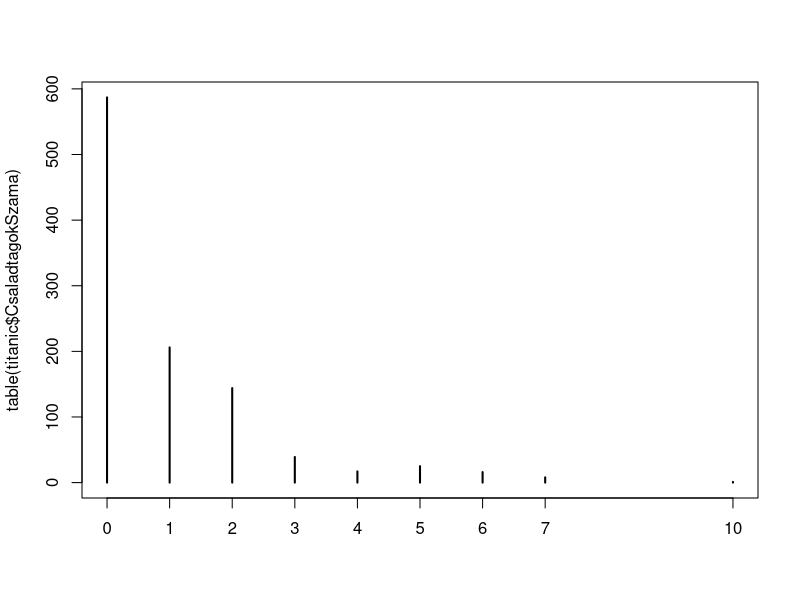
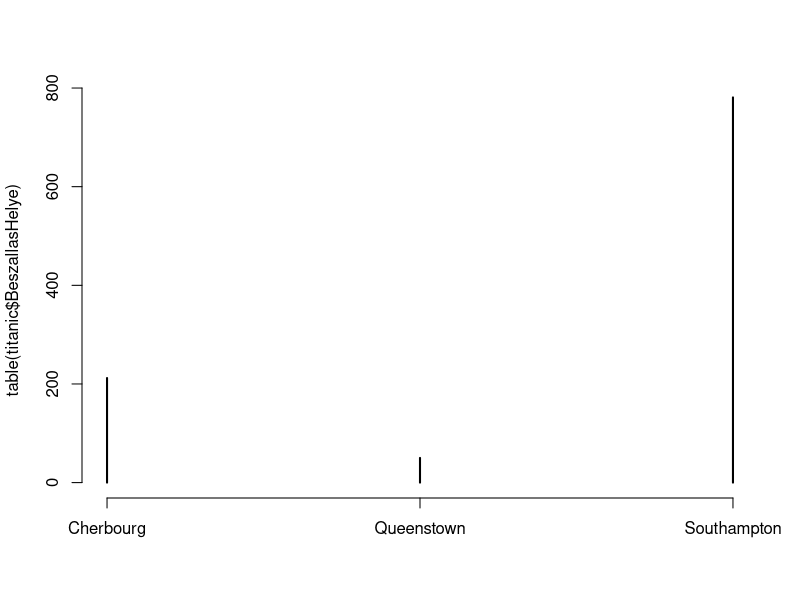
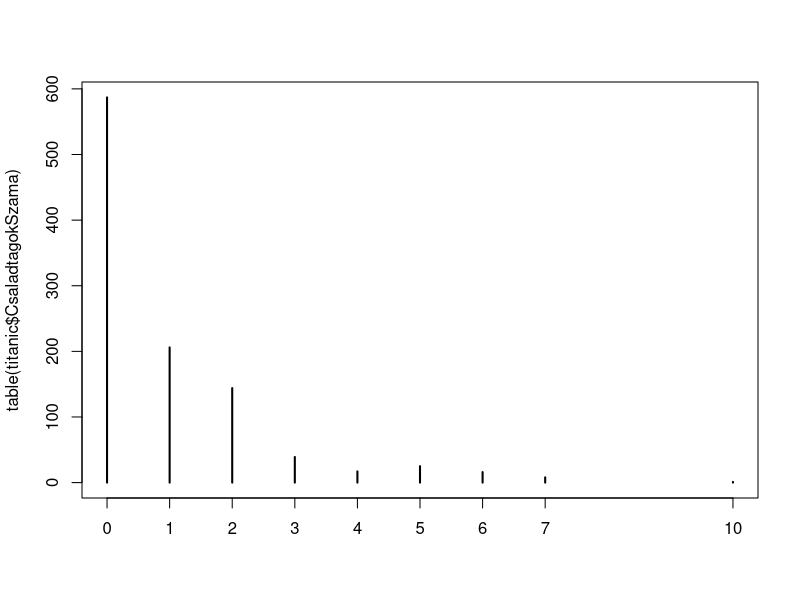
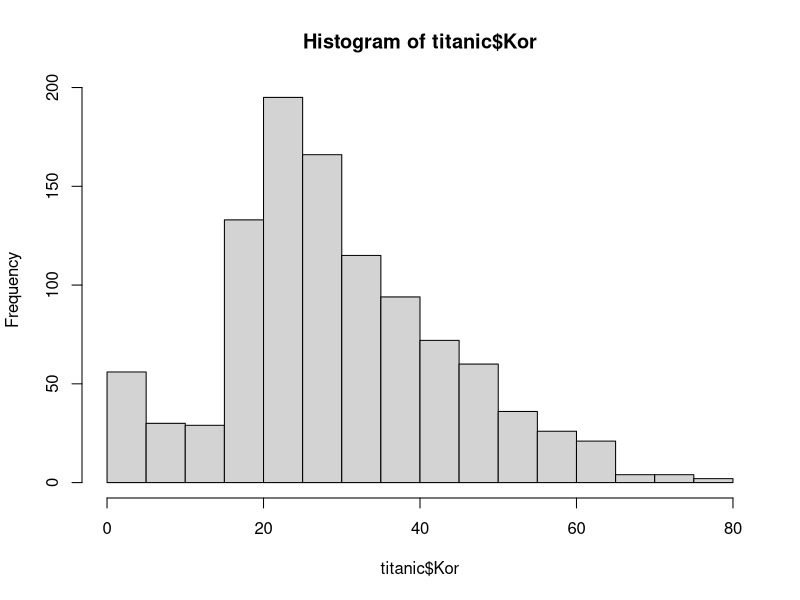
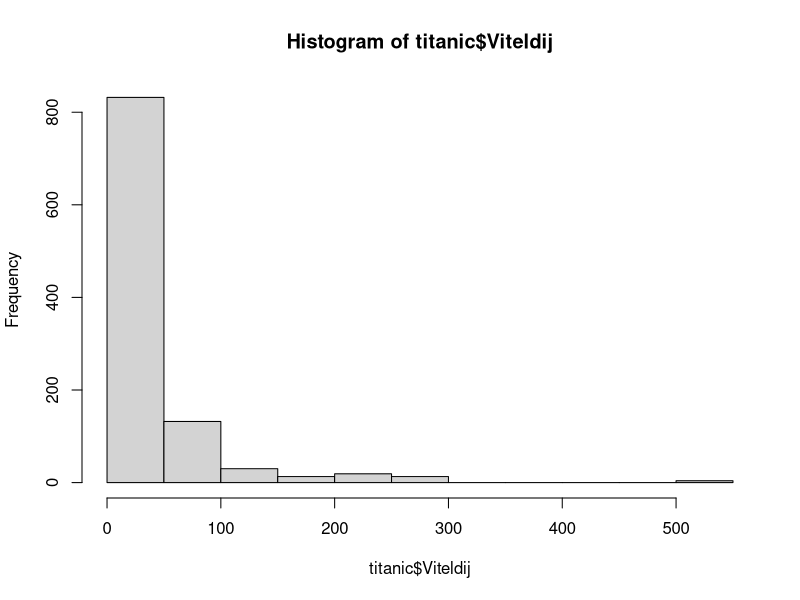
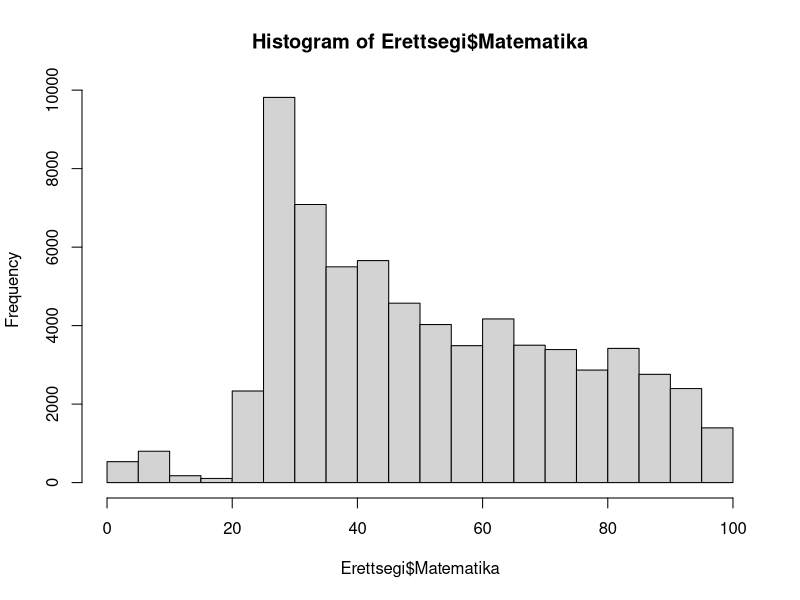
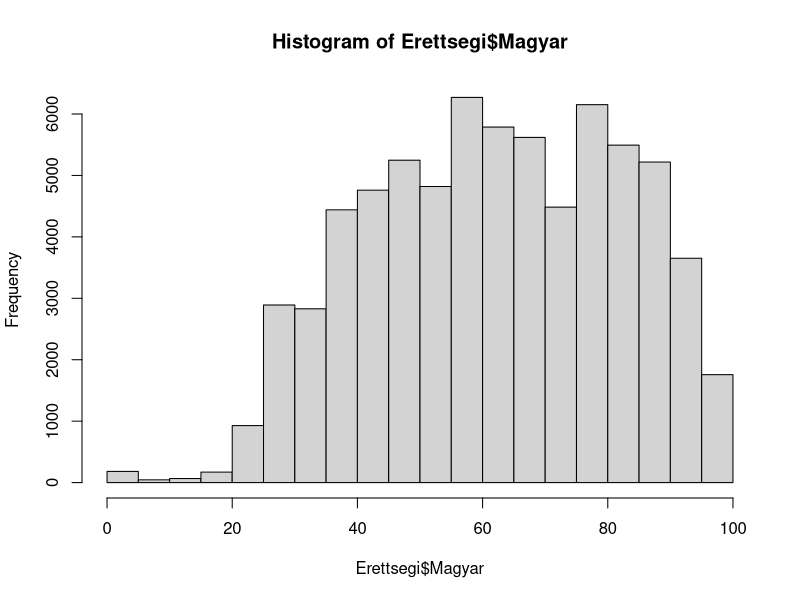
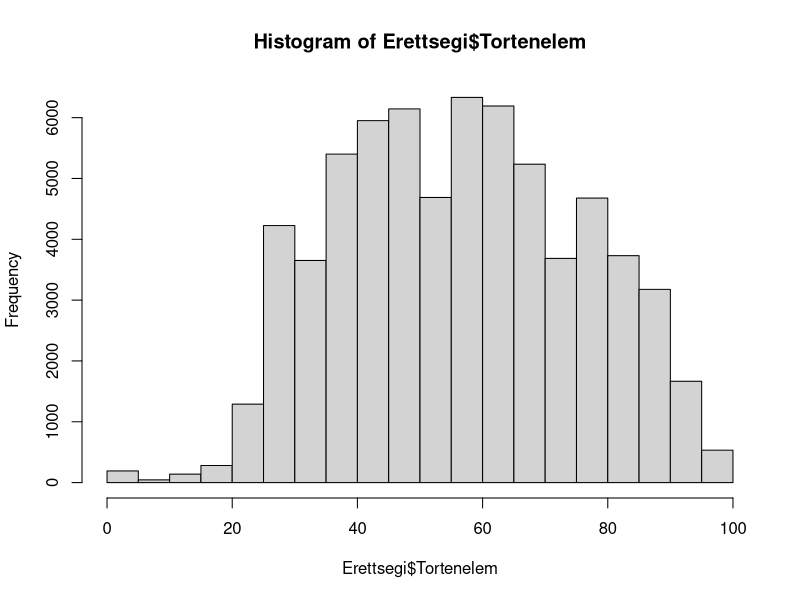

Source code (R) for these figures, in order:
## ---- chunk 1
knitr::opts_chunk$set(echo = TRUE)
## ---- chunk 2
library(readr)
## ---- chunk 3
setwd("~/Oktatás 2021221/Többváltozós adatelemzés/R jegyzet")
## ---- chunk 4
titanic <- read_delim("titanic_utasok.csv", 
    delim = ";", escape_double = FALSE, locale = locale(decimal_mark = ",", 
        grouping_mark = ".", encoding = "ISO-8859-2"), 
    trim_ws = TRUE)
## ---- chunk 5
str(titanic)
## ---- chunk 6
titanic <- as.data.frame(titanic)

str(titanic)
## ---- chunk 7
table(titanic$CsaladtagokSzama)
## ---- chunk 8
titanic$Tulelt_e[titanic$CsaladtagokSzama==10]
## ---- chunk 9
plot(table(titanic$CsaladtagokSzama))
## ---- chunk 10
table(titanic$Kor)
## ---- chunk 11
gyak_kor <- table(titanic$Kor)
str(gyak_kor)
## ---- chunk 12
gyak_kor[gyak_kor==max(gyak_kor)]
## ---- chunk 13
library(RcmdrMisc)

binnedCounts(titanic$Kor)
## ---- chunk 14
plot(table(titanic$BeszallasHelye))
## ---- chunk 15
median(titanic$CsaladtagokSzama)
## ---- chunk 16
median(titanic$Kor)
## ---- chunk 17
titanic$Kor[1]

titanic$Kor[1] <- 16000

median(titanic$Kor)
## ---- chunk 18
titanic$Kor[1] <- 16
## ---- chunk 19
mean(titanic$CsaladtagokSzama)
mean(titanic$Kor)
## ---- chunk 20
titanic$Kor[1]

titanic$Kor[1] <- 16000

mean(titanic$Kor)
## ---- chunk 21
titanic$Kor[1] <- 16
mean(titanic$Kor)
## ---- chunk 22
median(titanic$CsaladtagokSzama)
mean(titanic$CsaladtagokSzama)
## ---- chunk 23
plot(table(titanic$CsaladtagokSzama))
## ---- chunk 24
median(titanic$Kor)
mean(titanic$Kor)
## ---- chunk 25
hist(titanic$Kor)
## ---- chunk 26
# átlagos viteldíj
mean(titanic$Viteldij)
# viteldíj nyesett átlag az alsó-felső 5% levágásával
mean(titanic$Viteldij, trim = 0.05)
# medián viteldíj
median(titanic$Viteldij)
## ---- chunk 27
hist(titanic$Viteldij)
## ---- chunk 28
# Q1(Kor)
quantile(titanic$Kor, probs = 0.25)
# Q3(Viteldíj)
quantile(titanic$Viteldij, probs = 0.75)
## ---- chunk 29
# Kvintilisek(Kor)
quantile(titanic$Kor, probs = c(0.2, 0.4, 0.6, 0.8))
# Kvintilisek(Viteldíj)
quantile(titanic$Viteldij, probs = c(0.2, 0.4, 0.6, 0.8))
## ---- chunk 30
summary(titanic)
## ---- chunk 31
titanic$Osztaly <- as.factor(titanic$Osztaly)
titanic$Tulelt_e <- as.factor(titanic$Tulelt_e)
titanic$Nem <- as.factor(titanic$Nem)
titanic$BeszallasHelye <- as.factor(titanic$BeszallasHelye)

summary(titanic)
## ---- chunk 32
levels(titanic$BeszallasHelye)
# Figyeljük meg, hogy a számok idézőjelek között vannak!
# Tehát szövegként érti a kerületek számát az R a háttérben, nagyon helyesen!
## ---- chunk 33
by(titanic$Viteldij, titanic$Tulelt_e, summary)
## ---- chunk 34
by(titanic[,c("Viteldij", "Kor", "Nem")], titanic$Tulelt_e, summary)
## ---- chunk 35
library(readxl)
## ---- chunk 36
befektetes <- read_excel("Befektetes.xlsx")

str(befektetes)
## ---- chunk 37
mean(befektetes$ClimateChange_Reszveny)
mean(befektetes$BondMaxx_Kotveny)
## ---- chunk 38
summary(befektetes)
## ---- chunk 39
N <- nrow(befektetes) # a dataframe sorainak száma tehát az elemszám :)
atlag_reszveny <- mean(befektetes$ClimateChange_Reszveny)
sum(befektetes$ClimateChange_Reszveny - atlag_reszveny) / N
## ---- chunk 40
N <- nrow(befektetes) # a dataframe sorainak száma tehát az elemszám :)

# Részvény szórás
atlag_reszveny <- mean(befektetes$ClimateChange_Reszveny)
sqrt(sum((befektetes$ClimateChange_Reszveny - atlag_reszveny)^2) / N)

# Kötvény szórás
atlag_kotveny <- mean(befektetes$BondMaxx_Kotveny)
sqrt(sum((befektetes$BondMaxx_Kotveny - atlag_kotveny)^2) / N)
## ---- chunk 41
N <- nrow(befektetes) # a dataframe sorainak száma tehát az elemszám :)

# Részvény szórás R függvény verzió manuálisan
atlag_reszveny <- mean(befektetes$ClimateChange_Reszveny)
sqrt(sum((befektetes$ClimateChange_Reszveny - atlag_reszveny)^2) / (N-1))

# Részvény szórás R függvénnyel
sd(befektetes$ClimateChange_Reszveny)
## ---- chunk 42
N <- nrow(befektetes) # a dataframe sorainak száma tehát az elemszám :)

# Részvény relatív szórás
atlag_reszveny <- mean(befektetes$ClimateChange_Reszveny)
szoras_reszveny <- sqrt(sum((befektetes$ClimateChange_Reszveny - atlag_reszveny)^2) / N)
szoras_reszveny/atlag_reszveny

# Kötvény relatív szórás
atlag_kotveny <- mean(befektetes$BondMaxx_Kotveny)
szoras_kotveny <- sqrt(sum((befektetes$BondMaxx_Kotveny - atlag_kotveny)^2) / N)
szoras_kotveny/atlag_kotveny
## ---- chunk 43
Erettsegi <- read_excel("Erettsegi_2018.xlsx")
str(Erettsegi)
## ---- chunk 44
hist(Erettsegi$Matematika)
hist(Erettsegi$Magyar)
hist(Erettsegi$Tortenelem)
## ---- chunk 45
# Módusz
gyak_matek <- table(Erettsegi$Matematika)
gyak_matek[gyak_matek==max(gyak_matek)]
# Medián
median(Erettsegi$Matematika, na.rm = TRUE)
# Átlag
mean(Erettsegi$Matematika, na.rm = TRUE)
## ---- chunk 46
# Módusz
gyak_magyar<- table(Erettsegi$Magyar)
gyak_magyar[gyak_magyar==max(gyak_magyar)]
# Medián
median(Erettsegi$Magyar, na.rm = TRUE)
# Átlag
mean(Erettsegi$Magyar, na.rm = TRUE)
## ---- chunk 47
# Módusz
gyak_tori<- table(Erettsegi$Tortenelem)
gyak_tori[gyak_tori==max(gyak_tori)]
# Medián
median(Erettsegi$Tortenelem, na.rm = TRUE)
# Átlag
mean(Erettsegi$Tortenelem, na.rm = TRUE)
## ---- chunk 48
library(psych)
## ---- chunk 49
describe(Erettsegi)
## ---- chunk 50
describe(titanic)
## ---- chunk 51
boxplot(log(Erettsegi$Tortenelem[Erettsegi$Tortenelem>0]))
## ---- chunk 52
boxplot(Erettsegi$Tortenelem)
## ---- chunk 53
boxplot(titanic$Viteldij)
summary(titanic$Viteldij)
